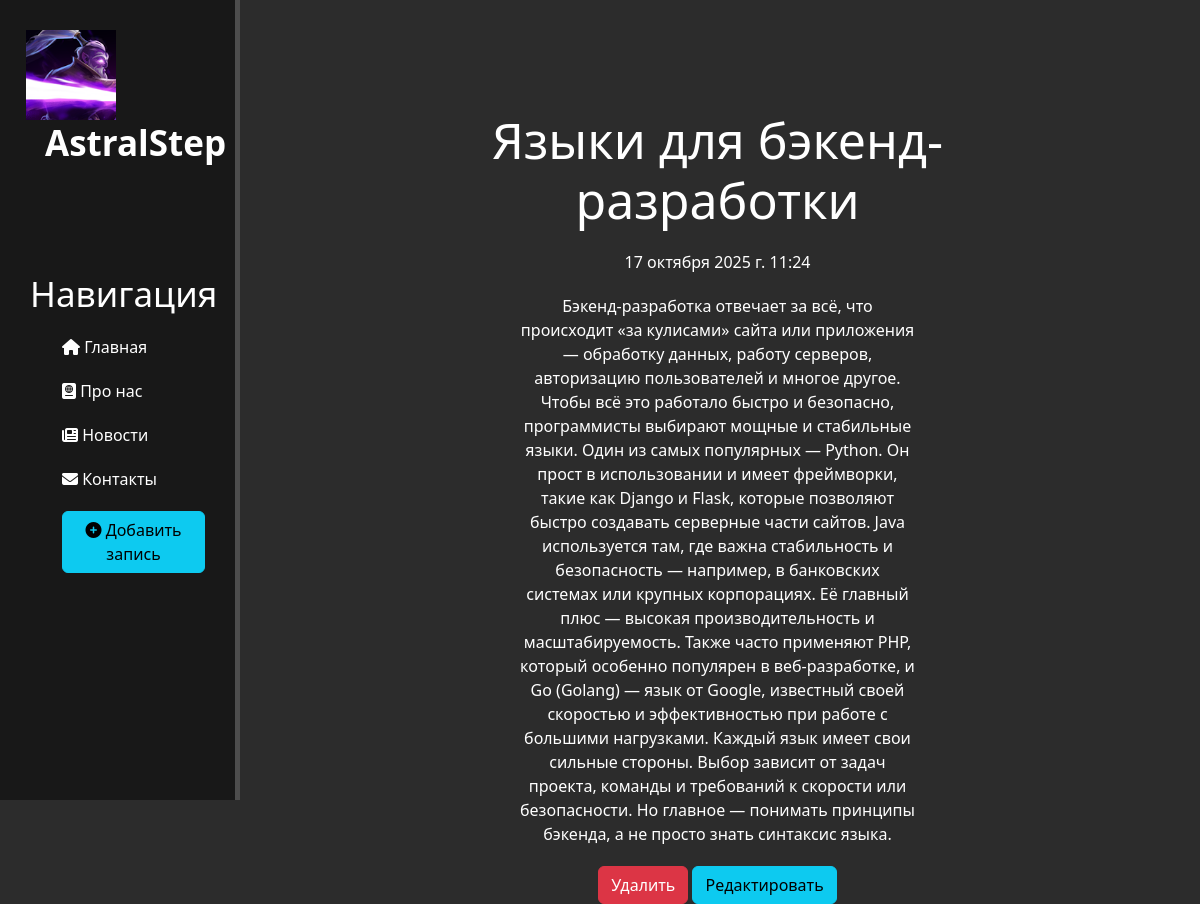
The page /news/2 on the database its author committed.
### news/models.py (models this page shows, shortened)
class Articles(models.Model):
    title = models.CharField('Название',  max_length=50, )
    anons = models.CharField('Анонс', max_length=250, )
    full_text = models.TextField('Статья')
    date = models.DateTimeField('Дата публикации')
    class Meta:
        verbose_name = 'Новость'
        verbose_name_plural = 'Новости'

### news/views.py (the view)
# urls.py: path('<int:pk>', views.NewsDetailView.as_view(), name='news-detail'),
class NewsDetailView(DetailView):
    model = Articles
    template_name = 'news/details_view.html'
    context_object_name = 'article'

### news/templates/news/details_view.html (shortened to what this page needs)
{% extends 'main/layout.html' %}
{% block content %}
    <div class="features">
        <h1>{{ article.title }}</h1>
        <p>{{ article.date }}</p>
        <p>{{ article.full_text }}</p>
        <a href="{% url 'news-delete' article.id %}" class ="btn btn-danger">Удалить</a>
        <a href="{% url 'news-update' article.id %}" class ="btn btn-info">Редактировать</a>
    </div>
{% endblock %}

### main/static/main/css/main.css (style rules this page uses)
body { background: #2c2c2c; }
main .features { float: left; color: #fff; margin-top: 100px; text-align: center; width: 75%; }
main .features h1 { font-size: 50px; }
main .features p { max-width: 400px; margin: 20px auto }
html, body { height: 100%; margin: 0%; padding: 0%; }
body { display: flex; }

### rows shown on the page
Articles: title "Языки для бэкенд-разработки", date "17 октября 2025 г. 11:24", full_text "Бэкенд-разработка отвечает за всё, что происходит «за кулисами» сайта или приложения — обработку данных, работу серверов, авторизацию пользователей и многое другое. Чтобы всё это работало быстро и безопасно, программисты выбирают мощные и стабильные языки. Один из самых популярных — Python. Он прост в использовании и имеет фреймворки, такие как Django и Flask, которые позволяют быстро создавать серверные части сайтов. Java используется там, где важна стабильность и безопасность — например, в банковских системах или крупных корпорациях. Её главный плюс — высокая производительность и масштабируемость. Также часто применяют PHP, который особенно популярен в веб-разработке, и Go (Golang) — язык…"
